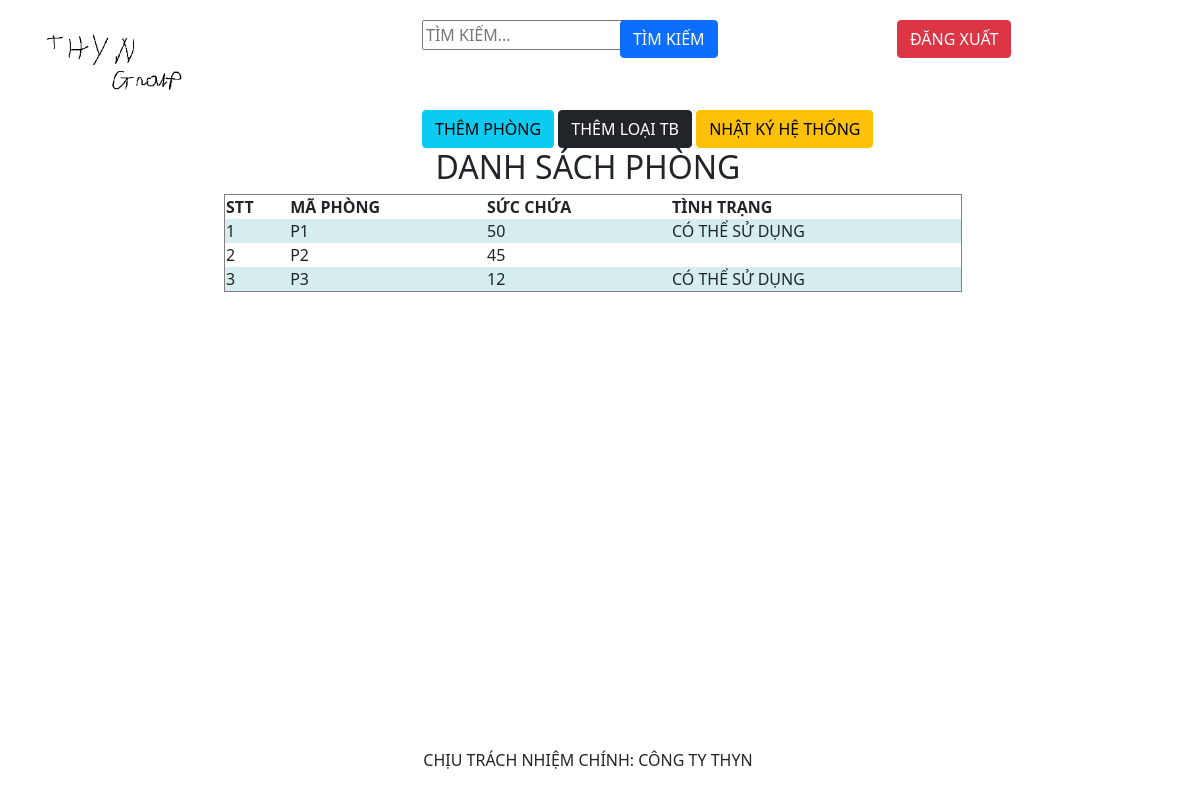
The page /index.php (signed in) on the database its author committed.
### tables this page shows
CREATE TABLE `phong` (
  `id_phong` int(11) NOT NULL,
  `stt_phong` varchar(10) NOT NULL,
  `cho` int(11) NOT NULL,
  `tinh_trang` int(11) NOT NULL
);

### src/pages/main.php (the view, shortened to what this page needs)
<?php
    $sql_ds = "SELECT * FROM phong";
    $query_ds = mysqli_query($mysqli, $sql_ds);
?>
<div class="main">
<h2>DANH SÁCH PHÒNG</h2>
<div class="row offset-2">
    <table border="1">
        <tr>
            <th>STT </th>
            <th>MÃ PHÒNG </th>
            <th>SỨC CHỨA</th>
            <th>TÌNH TRẠNG</th>
        </tr>
        <?php
            $i = 0;
            while ($rows = mysqli_fetch_array($query_ds)){
                $i++;
        ?>
        <tr>
            <td><?php echo $i ?></td>
            <td><?php echo $rows['stt_phong'] ?></td>
            <td><?php echo $rows['cho'] ?></td>
            <td><?php if ($rows['tinh_trang'] == 1) echo "CÓ THỂ SỬ DỤNG" ?></td>
        </tr>
        <?php
            }
        ?>
    </table>
</div>

### src/css/style.css (style rules this page uses)
.main { height: 600px; }
h2 { text-align: center; }
.row table { width: 80%; }
tr:nth-child(even) { background-color: #D6EEEE; }

### rows shown on the page
phong: stt_phong "P1", cho "50", tinh_trang "CÓ THỂ SỬ DỤNG"
phong: stt_phong "P2", cho "45"
phong: stt_phong "P3", cho "12", tinh_trang "CÓ THỂ SỬ DỤNG"
